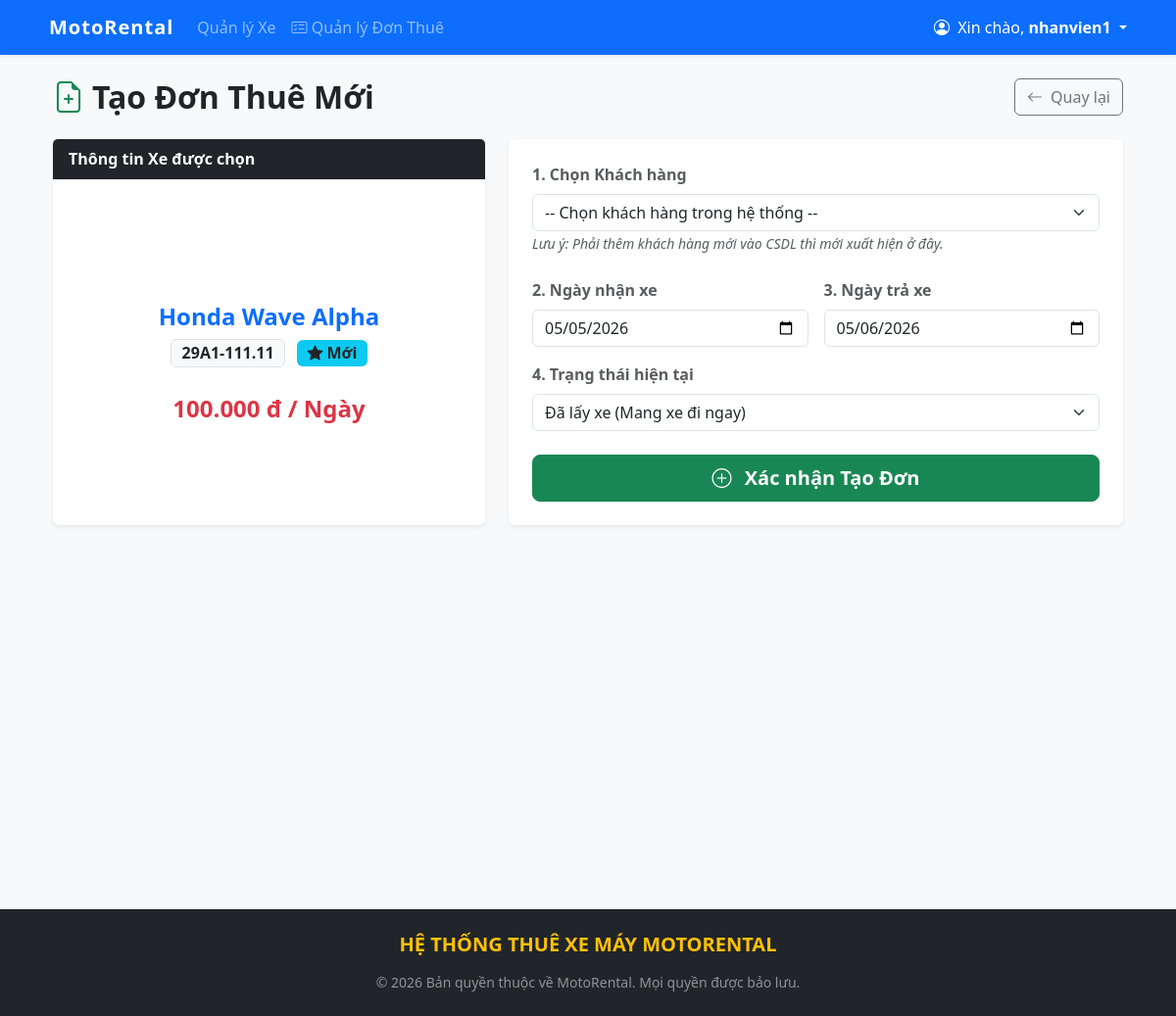
The app's page /admin/add_rental.php?bike_id=1 (signed in) with its own data.
### tables this page shows
CREATE TABLE motorcycles (
    id INT AUTO_INCREMENT PRIMARY KEY,
    name VARCHAR(100) NOT NULL,
    license_plate VARCHAR(20) NOT NULL UNIQUE,
    category_id INT,
    price_per_day DECIMAL(10, 2) NOT NULL,
    status ENUM('available', 'rented', 'maintenance') DEFAULT 'available',
    condition_state ENUM('mới', 'cũ') DEFAULT 'mới',  
    description TEXT,
    created_at TIMESTAMP DEFAULT CURRENT_TIMESTAMP,
    FOREIGN KEY (category_id) REFERENCES categories(id) ON DELETE SET NULL
);

### admin/add_rental.php (the view, shortened to what this page needs)
<?php
require_once dirname(__DIR__) . '/core.php';
$bike_id = isset($_GET['bike_id']) ? (int)$_GET['bike_id'] : 0;
$stmt = $pdo->prepare("SELECT * FROM motorcycles WHERE id = ? AND status = 'available'");
$stmt->execute([$bike_id]);
$bike = $stmt->fetch();
?>
<div class="container mt-4 mb-5">
    <div class="d-flex justify-content-between align-items-center mb-4">
        <h2 class="fw-bold mb-0"><i class="bi bi-file-earmark-plus text-success me-2"></i>Tạo Đơn Thuê Mới</h2>
        <a href="manage_motorcycles.php" class="btn btn-outline-secondary"><i class="bi bi-arrow-left me-1"></i> Quay lại</a>
    </div>
    <div class="row">
        <div class="col-md-5 mb-4">
            <div class="card shadow-sm border-0 h-100">
                <div class="card-header bg-dark text-white fw-bold">Thông tin Xe được chọn</div>
                <div class="card-body text-center d-flex flex-column justify-content-center">
                    <h4 class="text-primary fw-bold"><?= htmlspecialchars($bike['name']) ?></h4>
                    <p class="mb-2">
                        <span class="badge bg-light text-dark border fs-6 me-2"><?= htmlspecialchars($bike['license_plate']) ?></span>
                        <?php if($bike['condition_state'] == 'mới'): ?>
                            <span class="badge bg-info text-dark fs-6"><i class="bi bi-star-fill me-1"></i>Mới</span>
                        <?php else: ?>
                            <span class="badge bg-secondary fs-6"><i class="bi bi-star-half me-1"></i>Cũ</span>
                        <?php endif; ?>
                    </p>
                    <p class="text-danger fw-bold fs-4 mt-3 mb-0"><?= number_format($bike['price_per_day'], 0, ',', '.') ?> đ / Ngày</p>
                </div>
            </div>
        </div>
        <div class="col-md-7 mb-4">
            <div class="card shadow-sm border-0 h-100">
                <div class="card-body p-4">
                    <form action="add_rental.php?bike_id=<?= $bike_id ?>" method="POST">
                        <div class="mb-4">
                            <label class="form-label fw-bold text-muted">1. Chọn Khách hàng</label>
                            <select name="customer_id" class="form-select" required>
                                <option value="">-- Chọn khách hàng trong hệ thống --</option>
                            </select>
                            <small class="text-muted fst-italic">Lưu ý: Phải thêm khách hàng mới vào CSDL thì mới xuất hiện ở đây.</small>
                        </div>
                        <div class="row g-3 mb-4">
                            <div class="col-md-6">
                                <label class="form-label fw-bold text-muted">2. Ngày nhận xe</label>
                                <input type="date" name="start_date" class="form-control" required value="<?= date('Y-m-d') ?>">
                            </div>
                            <div class="col-md-6">
                                <label class="form-label fw-bold text-muted">3. Ngày trả xe</label>
                                <input type="date" name="end_date" class="form-control" required value="<?= date('Y-m-d', strtotime('+1 day')) ?>">
                            </div>
                            <div class="col-md-12">
                                <label class="form-label fw-bold text-muted">4. Trạng thái hiện tại</label>
                                <select name="status" class="form-select" required>
                                    <option value="active">Đã lấy xe (Mang xe đi ngay)</option>
                                </select>
                            </div>
                        </div>
                        <div class="d-grid mt-4">
                            <button type="submit" class="btn btn-success btn-lg fw-bold"><i class="bi bi-plus-circle me-2"></i> Xác nhận Tạo Đơn</button>
                        </div>
                    </form>
                </div>
            </div>
        </div>
    </div>
</div>

### core.php (style rules this page uses)
body { background-color: #f8f9fa; }

### records on screen
motorcycles: name "Honda Wave Alpha", license_plate "29A1-111.11", price_per_day "100.000"

### other values on screen
$_SESSION['full_name'] "nhanvien1"
